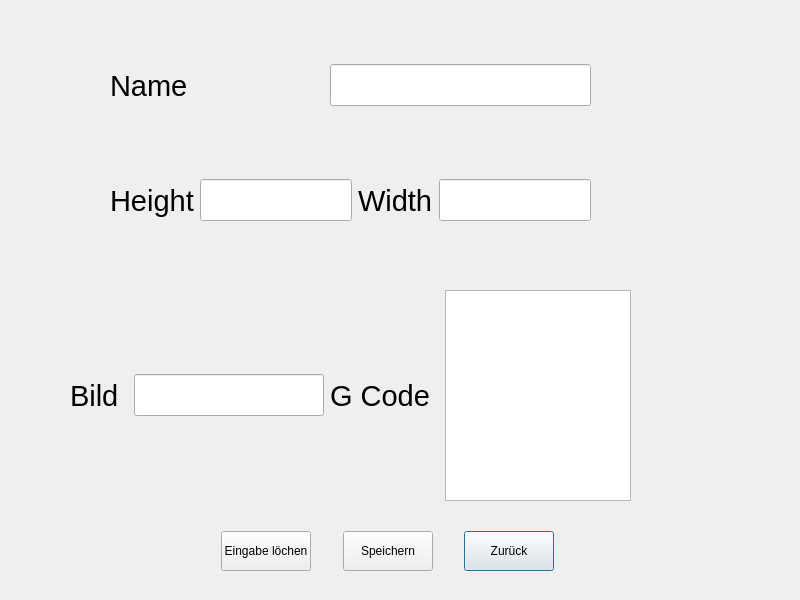
<?xml version="1.0" encoding="UTF-8"?>
<ui version="4.0">
 <class>newShapeDialog</class>
 <widget class="QDialog" name="newShapeDialog">
  <property name="geometry">
   <rect>
    <x>0</x>
    <y>0</y>
    <width>800</width>
    <height>600</height>
   </rect>
  </property>
  <property name="windowTitle">
   <string>Dialog</string>
  </property>
  <widget class="QPushButton" name="cancelButt">
   <property name="geometry">
    <rect>
     <x>464</x>
     <y>531</y>
     <width>90</width>
     <height>40</height>
    </rect>
   </property>
   <property name="text">
    <string>Zurück</string>
   </property>
  </widget>
  <widget class="QPushButton" name="saveButt">
   <property name="geometry">
    <rect>
     <x>343</x>
     <y>531</y>
     <width>90</width>
     <height>40</height>
    </rect>
   </property>
   <property name="text">
    <string>Speichern</string>
   </property>
  </widget>
  <widget class="QPushButton" name="clearButt">
   <property name="geometry">
    <rect>
     <x>221</x>
     <y>531</y>
     <width>90</width>
     <height>40</height>
    </rect>
   </property>
   <property name="text">
    <string>Eingabe löchen</string>
   </property>
  </widget>
  <widget class="QWidget" name="layoutWidget">
   <property name="geometry">
    <rect>
     <x>110</x>
     <y>10</y>
     <width>481</width>
     <height>151</height>
    </rect>
   </property>
   <layout class="QHBoxLayout" name="horizontalLayout">
    <item>
     <widget class="QLabel" name="nameLbl">
      <property name="font">
       <font>
        <pointsize>22</pointsize>
       </font>
      </property>
      <property name="text">
       <string>Name</string>
      </property>
     </widget>
    </item>
    <item>
     <spacer name="horizontalSpacer_5">
      <property name="orientation">
       <enum>Qt::Horizontal</enum>
      </property>
      <property name="sizeHint" stdset="0">
       <size>
        <width>13</width>
        <height>144</height>
       </size>
      </property>
     </spacer>
    </item>
    <item>
     <widget class="QLineEdit" name="NamelineEdit">
      <property name="sizePolicy">
       <sizepolicy hsizetype="Expanding" vsizetype="Fixed">
        <horstretch>0</horstretch>
        <verstretch>0</verstretch>
       </sizepolicy>
      </property>
      <property name="font">
       <font>
        <pointsize>22</pointsize>
       </font>
      </property>
      <property name="acceptDrops">
       <bool>false</bool>
      </property>
      <property name="maxLength">
       <number>20</number>
      </property>
     </widget>
    </item>
   </layout>
  </widget>
  <widget class="QWidget" name="layoutWidget">
   <property name="geometry">
    <rect>
     <x>110</x>
     <y>170</y>
     <width>481</width>
     <height>61</height>
    </rect>
   </property>
   <layout class="QHBoxLayout" name="horizontalLayout_6">
    <item>
     <layout class="QHBoxLayout" name="horizontalLayout_3">
      <item>
       <widget class="QLabel" name="HeightLbl">
        <property name="font">
         <font>
          <pointsize>22</pointsize>
         </font>
        </property>
        <property name="text">
         <string>Height</string>
        </property>
       </widget>
      </item>
      <item>
       <spacer name="horizontalSpacer_3">
        <property name="orientation">
         <enum>Qt::Horizontal</enum>
        </property>
        <property name="sizeHint" stdset="0">
         <size>
          <width>80</width>
          <height>20</height>
         </size>
        </property>
       </spacer>
      </item>
      <item>
       <widget class="QLineEdit" name="HeightLineEdit">
        <property name="sizePolicy">
         <sizepolicy hsizetype="Expanding" vsizetype="Fixed">
          <horstretch>0</horstretch>
          <verstretch>0</verstretch>
         </sizepolicy>
        </property>
        <property name="font">
         <font>
          <pointsize>22</pointsize>
         </font>
        </property>
        <property name="maxLength">
         <number>3</number>
        </property>
       </widget>
      </item>
     </layout>
    </item>
    <item>
     <layout class="QHBoxLayout" name="horizontalLayout_4">
      <item>
       <widget class="QLabel" name="weidhtLbl">
        <property name="font">
         <font>
          <pointsize>22</pointsize>
         </font>
        </property>
        <property name="text">
         <string>Width</string>
        </property>
       </widget>
      </item>
      <item>
       <spacer name="horizontalSpacer_2">
        <property name="orientation">
         <enum>Qt::Horizontal</enum>
        </property>
        <property name="sizeHint" stdset="0">
         <size>
          <width>80</width>
          <height>20</height>
         </size>
        </property>
       </spacer>
      </item>
      <item>
       <widget class="QLineEdit" name="WidthLineEdit">
        <property name="sizePolicy">
         <sizepolicy hsizetype="Expanding" vsizetype="Fixed">
          <horstretch>0</horstretch>
          <verstretch>0</verstretch>
         </sizepolicy>
        </property>
        <property name="font">
         <font>
          <pointsize>22</pointsize>
         </font>
        </property>
        <property name="acceptDrops">
         <bool>false</bool>
        </property>
        <property name="inputMethodHints">
         <set>Qt::ImhDigitsOnly</set>
        </property>
        <property name="text">
         <string/>
        </property>
        <property name="maxLength">
         <number>3</number>
        </property>
       </widget>
      </item>
     </layout>
    </item>
   </layout>
  </widget>
  <widget class="QWidget" name="layoutWidget">
   <property name="geometry">
    <rect>
     <x>70</x>
     <y>290</y>
     <width>561</width>
     <height>211</height>
    </rect>
   </property>
   <layout class="QHBoxLayout" name="horizontalLayout_7">
    <item>
     <layout class="QHBoxLayout" name="horizontalLayout_2">
      <item>
       <widget class="QLabel" name="picLbl">
        <property name="font">
         <font>
          <pointsize>22</pointsize>
         </font>
        </property>
        <property name="text">
         <string>Bild</string>
        </property>
       </widget>
      </item>
      <item>
       <spacer name="horizontalSpacer_4">
        <property name="orientation">
         <enum>Qt::Horizontal</enum>
        </property>
        <property name="sizeHint" stdset="0">
         <size>
          <width>80</width>
          <height>20</height>
         </size>
        </property>
       </spacer>
      </item>
      <item>
       <widget class="QLineEdit" name="lineEdit_4">
        <property name="sizePolicy">
         <sizepolicy hsizetype="Expanding" vsizetype="Fixed">
          <horstretch>0</horstretch>
          <verstretch>0</verstretch>
         </sizepolicy>
        </property>
        <property name="font">
         <font>
          <pointsize>22</pointsize>
         </font>
        </property>
       </widget>
      </item>
     </layout>
    </item>
    <item>
     <layout class="QHBoxLayout" name="horizontalLayout_5">
      <item>
       <widget class="QLabel" name="gcodeLbl">
        <property name="font">
         <font>
          <pointsize>22</pointsize>
         </font>
        </property>
        <property name="text">
         <string>G Code</string>
        </property>
       </widget>
      </item>
      <item>
       <spacer name="horizontalSpacer">
        <property name="orientation">
         <enum>Qt::Horizontal</enum>
        </property>
        <property name="sizeHint" stdset="0">
         <size>
          <width>80</width>
          <height>20</height>
         </size>
        </property>
       </spacer>
      </item>
      <item>
       <widget class="QPlainTextEdit" name="gcodeTextEdit"/>
      </item>
     </layout>
    </item>
   </layout>
  </widget>
 </widget>
 <resources/>
 <connections/>
</ui>
